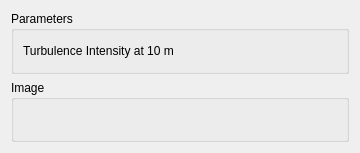
<?xml version="1.0" encoding="UTF-8"?>
<ui version="4.0">
 <class>WindLabGui::DlgTurbulenceIntensityASCE798</class>
 <widget class="QWidget" name="WindLabGui::DlgTurbulenceIntensityASCE798">
  <property name="geometry">
   <rect>
    <x>0</x>
    <y>0</y>
    <width>360</width>
    <height>153</height>
   </rect>
  </property>
  <property name="windowTitle">
   <string>Feature Parameters</string>
  </property>
  <property name="sizeGripEnabled" stdset="0">
   <bool>true</bool>
  </property>
  <layout class="QGridLayout" name="gridLayout">
   <item row="1" column="0">
    <widget class="QGroupBox" name="GroupBox5_5">
     <property name="title">
      <string>Image</string>
     </property>
     <layout class="QGridLayout" name="_6">
      <property name="leftMargin">
       <number>9</number>
      </property>
      <property name="topMargin">
       <number>9</number>
      </property>
      <property name="rightMargin">
       <number>9</number>
      </property>
      <property name="bottomMargin">
       <number>9</number>
      </property>
      <property name="spacing">
       <number>6</number>
      </property>
      <item row="1" column="0">
       <layout class="QHBoxLayout" name="horizontalLayout_9" stretch="0">
        <item>
         <widget class="QLabel" name="label_Image">
          <property name="text">
           <string/>
          </property>
         </widget>
        </item>
       </layout>
      </item>
     </layout>
    </widget>
   </item>
   <item row="0" column="0">
    <widget class="QGroupBox" name="GroupBox5_3">
     <property name="title">
      <string>Parameters</string>
     </property>
     <layout class="QGridLayout" name="_3">
      <property name="leftMargin">
       <number>9</number>
      </property>
      <property name="topMargin">
       <number>9</number>
      </property>
      <property name="rightMargin">
       <number>9</number>
      </property>
      <property name="bottomMargin">
       <number>9</number>
      </property>
      <property name="spacing">
       <number>6</number>
      </property>
      <item row="3" column="0">
       <layout class="QHBoxLayout" name="horizontalLayout_7" stretch="0,0">
        <item>
         <widget class="QLabel" name="label_7">
          <property name="text">
           <string>Turbulence Intensity at 10 m</string>
          </property>
         </widget>
        </item>
        <item>
         <widget class="Gui::QuantitySpinBox" name="doubleSpinBox_TurbulenceIntensity10" native="true">
          <property name="keyboardTracking" stdset="0">
           <bool>false</bool>
          </property>
         </widget>
        </item>
       </layout>
      </item>
     </layout>
    </widget>
   </item>
  </layout>
 </widget>
 <customwidgets>
  <customwidget>
   <class>Gui::QuantitySpinBox</class>
   <extends>QWidget</extends>
   <header>Gui/QuantitySpinBox.h</header>
  </customwidget>
 </customwidgets>
 <resources/>
 <connections/>
</ui>
